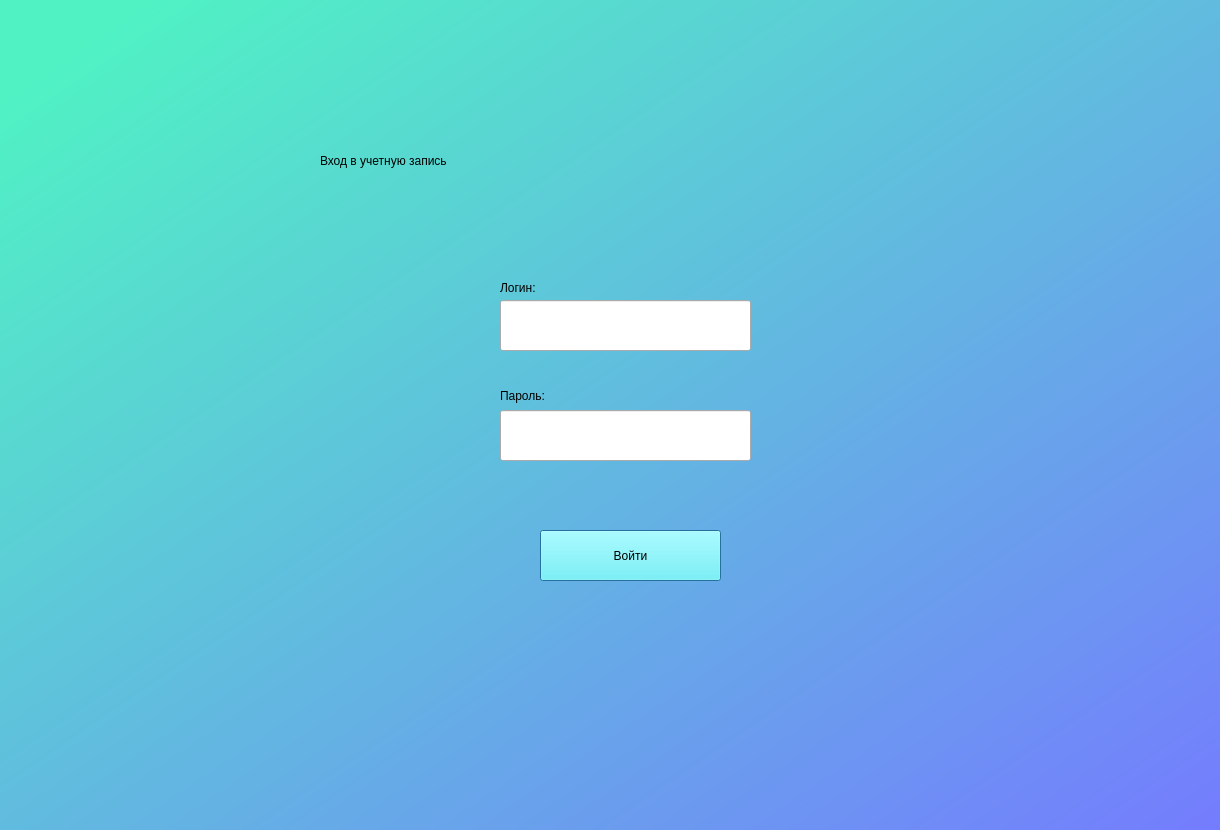
<?xml version="1.0" encoding="UTF-8"?>
<ui version="4.0">
 <class>Dialog</class>
 <widget class="QDialog" name="Dialog">
  <property name="geometry">
   <rect>
    <x>0</x>
    <y>0</y>
    <width>1220</width>
    <height>830</height>
   </rect>
  </property>
  <property name="windowTitle">
   <string>Dialog</string>
  </property>
  <widget class="QWidget" name="widget" native="true">
   <property name="geometry">
    <rect>
     <x>0</x>
     <y>0</y>
     <width>1241</width>
     <height>841</height>
    </rect>
   </property>
   <property name="styleSheet">
    <string notr="true">QWidget#widget{
background-color: qlineargradient(spread:pad, x1:0.0547264, y1:0.063, x2:1, y2:1, stop:0 rgba(80, 242, 196, 255), stop:1 rgba(117, 122, 255, 255));}</string>
   </property>
   <widget class="QLabel" name="label">
    <property name="geometry">
     <rect>
      <x>320</x>
      <y>110</y>
      <width>641</width>
      <height>101</height>
     </rect>
    </property>
    <property name="styleSheet">
     <string notr="true">font: 36pt &quot;MS Shell Dlg 2&quot;;</string>
    </property>
    <property name="text">
     <string>Вход в учетную запись</string>
    </property>
   </widget>
   <widget class="QLineEdit" name="loginline">
    <property name="geometry">
     <rect>
      <x>500</x>
      <y>300</y>
      <width>251</width>
      <height>51</height>
     </rect>
    </property>
   </widget>
   <widget class="QLineEdit" name="passwordline">
    <property name="geometry">
     <rect>
      <x>500</x>
      <y>410</y>
      <width>251</width>
      <height>51</height>
     </rect>
    </property>
   </widget>
   <widget class="QLabel" name="label_2">
    <property name="geometry">
     <rect>
      <x>500</x>
      <y>280</y>
      <width>55</width>
      <height>16</height>
     </rect>
    </property>
    <property name="styleSheet">
     <string notr="true">font: 10pt &quot;MS Shell Dlg 2&quot;;</string>
    </property>
    <property name="text">
     <string>Логин:</string>
    </property>
   </widget>
   <widget class="QLabel" name="label_3">
    <property name="geometry">
     <rect>
      <x>500</x>
      <y>380</y>
      <width>71</width>
      <height>31</height>
     </rect>
    </property>
    <property name="styleSheet">
     <string notr="true">font: 10pt &quot;MS Shell Dlg 2&quot;;</string>
    </property>
    <property name="text">
     <string>Пароль:</string>
    </property>
   </widget>
   <widget class="QPushButton" name="login_b_2">
    <property name="geometry">
     <rect>
      <x>540</x>
      <y>530</y>
      <width>181</width>
      <height>51</height>
     </rect>
    </property>
    <property name="styleSheet">
     <string notr="true">
font: 14pt &quot;Calibri&quot;;
background-color: rgb(93, 255, 255);</string>
    </property>
    <property name="text">
     <string>Войти</string>
    </property>
   </widget>
   <widget class="QLabel" name="errortext">
    <property name="geometry">
     <rect>
      <x>500</x>
      <y>470</y>
      <width>251</width>
      <height>16</height>
     </rect>
    </property>
    <property name="styleSheet">
     <string notr="true">font: 9pt &quot;MS Shell Dlg 2&quot;;
color: rgb(189, 0, 0)</string>
    </property>
    <property name="text">
     <string/>
    </property>
   </widget>
  </widget>
 </widget>
 <resources/>
 <connections/>
</ui>
